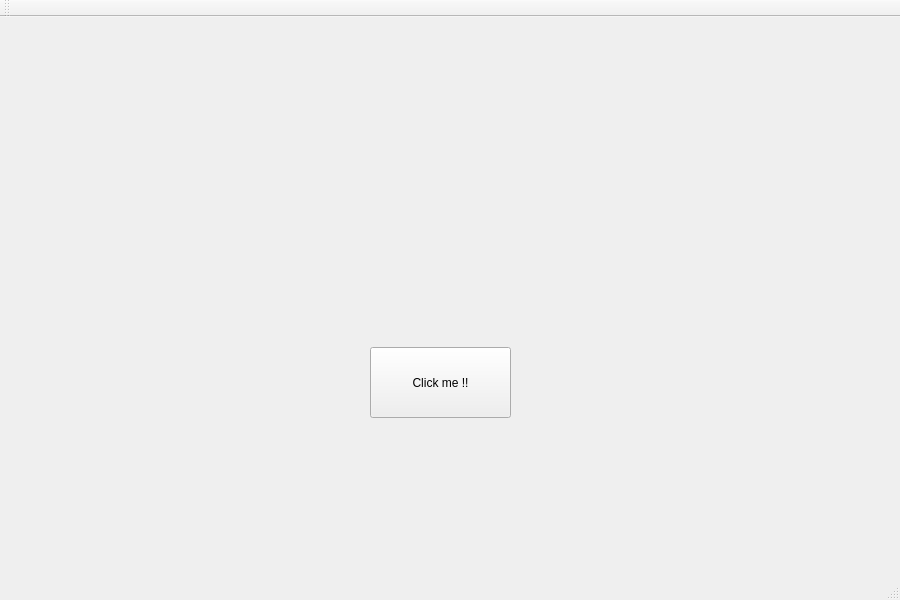
<?xml version="1.0" encoding="UTF-8"?>
<ui version="4.0">
 <class>MainWindow</class>
 <widget class="QMainWindow" name="MainWindow">
  <property name="geometry">
   <rect>
    <x>0</x>
    <y>0</y>
    <width>900</width>
    <height>600</height>
   </rect>
  </property>
  <property name="windowTitle">
   <string>MainWindow</string>
  </property>
  <property name="iconSize">
   <size>
    <width>900</width>
    <height>600</height>
   </size>
  </property>
  <widget class="QWidget" name="centralWidget">
   <widget class="QLabel" name="label">
    <property name="geometry">
     <rect>
      <x>210</x>
      <y>130</y>
      <width>501</width>
      <height>111</height>
     </rect>
    </property>
    <property name="font">
     <font>
      <pointsize>50</pointsize>
     </font>
    </property>
    <property name="text">
     <string/>
    </property>
    <property name="alignment">
     <set>Qt::AlignCenter</set>
    </property>
   </widget>
   <widget class="QPushButton" name="pushButton">
    <property name="geometry">
     <rect>
      <x>370</x>
      <y>330</y>
      <width>141</width>
      <height>71</height>
     </rect>
    </property>
    <property name="text">
     <string>Click me !!</string>
    </property>
    <property name="flat">
     <bool>false</bool>
    </property>
   </widget>
  </widget>
  <widget class="QMenuBar" name="menuBar">
   <property name="geometry">
    <rect>
     <x>0</x>
     <y>0</y>
     <width>900</width>
     <height>22</height>
    </rect>
   </property>
  </widget>
  <widget class="QToolBar" name="mainToolBar">
   <attribute name="toolBarArea">
    <enum>TopToolBarArea</enum>
   </attribute>
   <attribute name="toolBarBreak">
    <bool>false</bool>
   </attribute>
  </widget>
  <widget class="QStatusBar" name="statusBar"/>
 </widget>
 <layoutdefault spacing="6" margin="11"/>
 <resources/>
 <connections/>
</ui>
